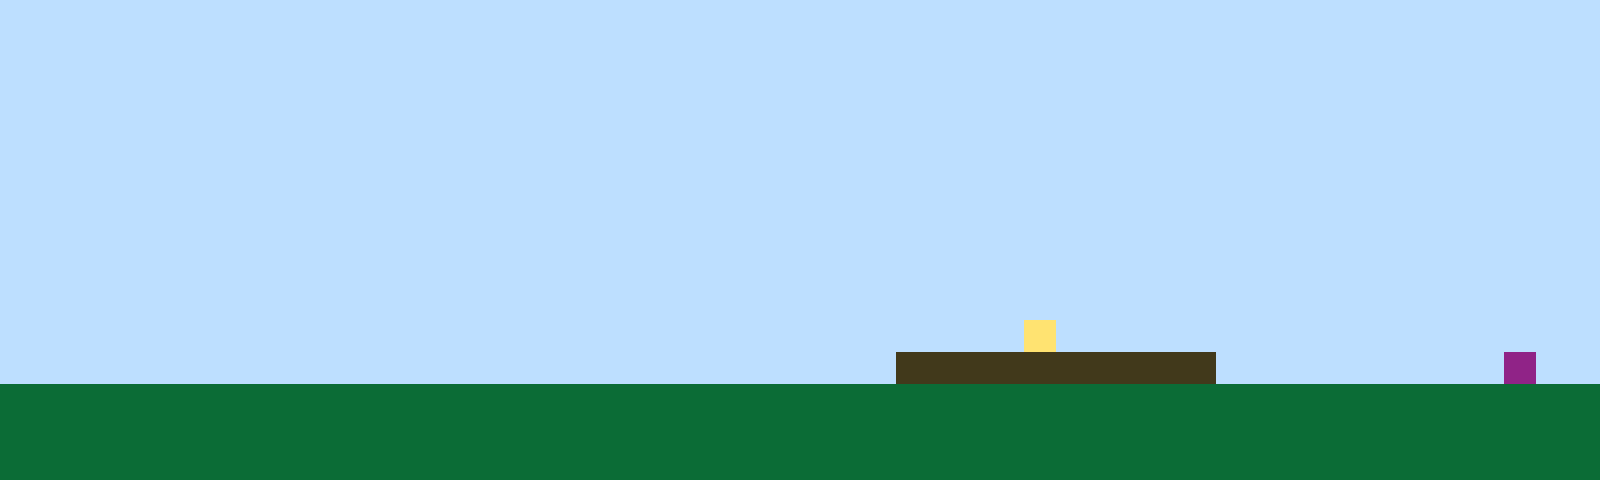

Tiled map render using the project's own tile images. Description and the whole map definition, tile-layer contents included, below:
An orthogonal 50x15 tile map with 32x32 px tiles, 1 tile layer (Tile Layer 1).

<map version="1.10" tiledversion="1.11.2" orientation="orthogonal" renderorder="right-up" width="50" height="15" tilewidth="32" tileheight="32" infinite="0" nextlayerid="2" nextobjectid="1"><editorsettings><export target="map1.csv" format="csv" /></editorsettings><tileset firstgid="1" name="sprites" tilewidth="32" tileheight="32" tilecount="6" columns="3"><image source="sprites.png" width="96" height="64" /></tileset><layer id="1" name="Tile Layer 1" width="50" height="15"><data encoding="csv">1,1,1,1,1,1,1,1,1,1,1,1,1,1,1,1,1,1,1,1,1,1,1,1,1,1,1,1,1,1,1,1,1,1,1,1,1,1,1,1,1,1,1,1,1,1,1,1,1,1,1,1,1,1,1,1,1,1,1,1,1,1,1,1,1,1,1,1,1,1,1,1,1,1,1,1,1,1,1,1,1,1,1,1,1,1,1,1,1,1,1,1,1,1,1,1,1,1,1,1,1,1,1,1,1,1,1,1,1,1,1,1,1,1,1,1,1,1,1,1,1,1,1,1,1,1,1,1,1,1,1,1,1,1,1,1,1,1,1,1,1,1,1,1,1,1,1,1,1,1,1,1,1,1,1,1,1,1,1,1,1,1,1,1,1,1,1,1,1,1,1,1,1,1,1,1,1,1,1,1,1,1,1,1,1,1,1,1,1,1,1,1,1,1,1,1,1,1,1,1,1,1,1,1,1,1,1,1,1,1,1,1,1,1,1,1,1,1,1,1,1,1,1,1,1,1,1,1,1,1,1,1,1,1,1,1,1,1,1,1,1,1,1,1,1,1,1,1,1,1,1,1,1,1,1,1,1,1,1,1,1,1,1,1,1,1,1,1,1,1,1,1,1,1,1,1,1,1,1,1,1,1,1,1,1,1,1,1,1,1,1,1,1,1,1,1,1,1,1,1,1,1,1,1,1,1,1,1,1,1,1,1,1,1,1,1,1,1,1,1,1,1,1,1,1,1,1,1,1,1,1,1,1,1,1,1,1,1,1,1,1,1,1,1,1,1,1,1,1,1,1,1,1,1,1,1,1,1,1,1,1,1,1,1,1,1,1,1,1,1,1,1,1,1,1,1,1,1,1,1,1,1,1,1,1,1,1,1,1,1,1,1,1,1,1,1,1,1,1,1,1,1,1,1,1,1,1,1,1,1,1,1,1,1,1,1,1,1,1,1,1,1,1,1,1,1,1,1,1,1,1,1,1,1,1,1,1,1,1,1,1,1,1,1,1,1,1,1,1,1,1,1,1,1,1,1,1,1,1,1,1,1,1,1,1,1,1,1,1,1,1,1,1,1,1,1,1,1,1,1,1,1,1,1,1,1,1,1,1,1,1,1,1,1,1,1,1,1,1,1,1,1,1,1,1,1,1,1,1,1,1,1,1,1,1,1,1,1,1,1,1,1,1,1,1,1,1,1,1,1,1,1,4,1,1,1,1,1,1,1,1,1,1,1,1,1,1,1,1,1,1,1,1,1,1,1,1,1,1,1,1,1,1,1,1,1,1,1,1,1,1,1,1,1,1,1,1,1,3,3,3,3,3,3,3,3,3,3,1,1,1,1,1,1,1,1,1,6,1,1,2,2,2,2,2,2,2,2,2,2,2,2,2,2,2,2,2,2,2,2,2,2,2,2,2,2,2,2,2,2,2,2,2,2,2,2,2,2,2,2,2,2,2,2,2,2,2,2,2,2,2,2,2,2,2,2,2,2,2,2,2,2,2,2,2,2,2,2,2,2,2,2,2,2,2,2,2,2,2,2,2,2,2,2,2,2,2,2,2,2,2,2,2,2,2,2,2,2,2,2,2,2,2,2,2,2,2,2,2,2,2,2,2,2,2,2,2,2,2,2,2,2,2,2,2,2,2,2,2,2,2,2,2,2,2,2,2,2,2,2,2,2,2,2,2,2,2,2,2,2</data></layer></map>
